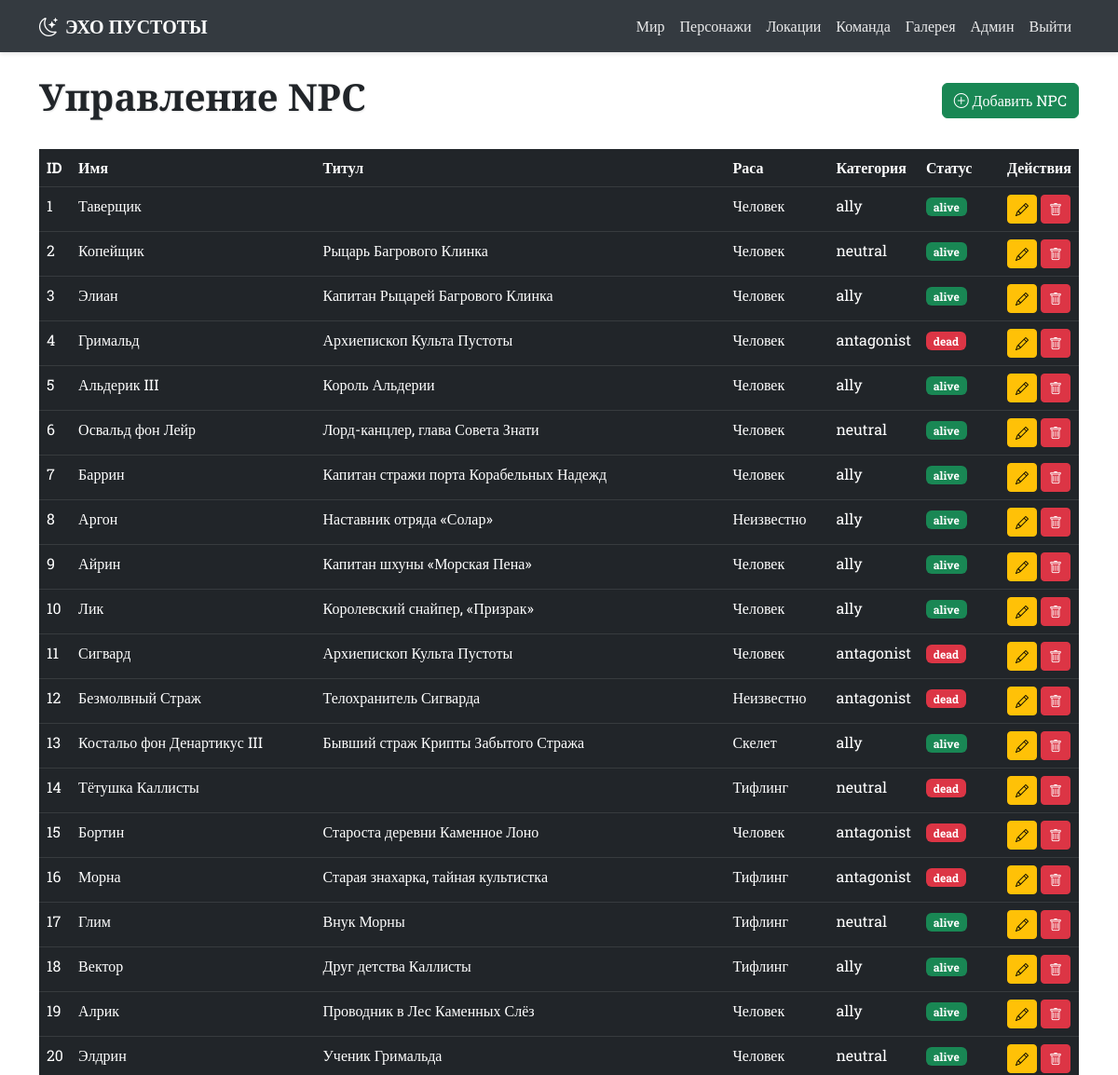
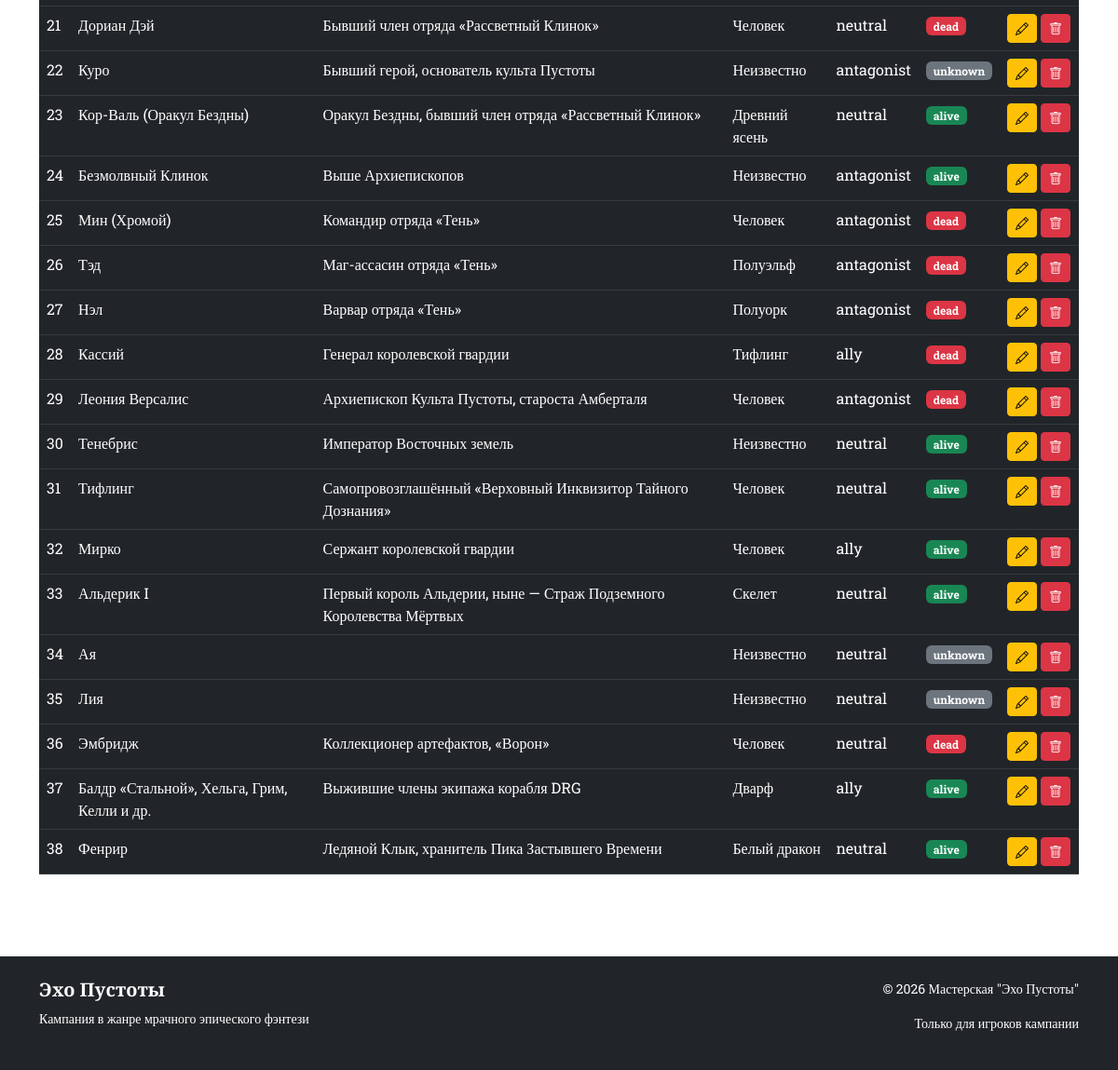
The app's page /admin/npcs (signed in) with its own data (2 pictures, top to bottom).
### app.py (models this page shows)
class NPC(db.Model):
    __tablename__ = 'npcs'
    id = db.Column(db.Integer, primary_key=True)
    name = db.Column(db.String(100), nullable=False)
    title = db.Column(db.String(200))
    race = db.Column(db.String(50))
    description = db.Column(db.Text)
    full_info = db.Column(db.Text)
    category = db.Column(db.String(50))
    status = db.Column(db.String(20))
    image_url = db.Column(db.String(300))
    importance = db.Column(db.Integer, default=1)
    portrait_url = db.Column(db.String(300), default='/static/images/placeholders/npc.jpg')

### app.py (the view)
@app.route('/admin/npcs')
@login_required
def admin_npcs():
    npcs = NPC.query.all()
    return render_template('admin/npcs.html', npcs=npcs)

### app.py (called while the page is built)
@login_manager.user_loader
def load_user(user_id):
    return User.query.get(int(user_id))

### templates/admin/npcs.html (shortened to what this page needs)
{% extends "base.html" %}
{% block content %}
<div class="d-flex justify-content-between align-items-center mb-4">
    <h1 class="cinzel text-shadow">Управление NPC</h1>
    <a href="{{ url_for('add_npc') }}" class="btn btn-success">
        <i class="bi bi-plus-circle"></i> Добавить NPC
    </a>
</div>
<div class="table-responsive">
    <table class="table table-dark table-hover">
        <thead>
            <tr>
                <th>ID</th>
                <th>Имя</th>
                <th>Титул</th>
                <th>Раса</th>
                <th>Категория</th>
                <th>Статус</th>
                <th>Действия</th>
            </tr>
        </thead>
        <tbody>
            {% for npc in npcs %}
            <tr>
                <td>{{ npc.id }}</td>
                <td>{{ npc.name }}</td>
                <td>{{ npc.title }}</td>
                <td>{{ npc.race }}</td>
                <td>{{ npc.category }}</td>
                <td>
                    <span class="badge {% if npc.status == 'alive' %}bg-success{% elif npc.status == 'dead' %}bg-danger{% else %}bg-secondary{% endif %}">
                        {{ npc.status }}
                    </span>
                </td>
                <td>
                    <a href="{{ url_for('edit_npc', id=npc.id) }}" class="btn btn-sm btn-warning">
                        <i class="bi bi-pencil"></i>
                    </a>
                    <a href="{{ url_for('delete_npc', id=npc.id) }}" class="btn btn-sm btn-danger"
                        onclick="return confirm('Удалить {{ npc.name }}?')">
                        <i class="bi bi-trash"></i>
                    </a>
                </td>
            </tr>
            {% endfor %}
        </tbody>
    </table>
</div>
{% endblock %}

### static/css/style.css (style rules this page uses)
:root { --primary-light: #ffffff; --secondary-light: #f8f9fa; --accent-red: #dc3545; --accent-purple: #6f42c1; --accent-gold: #ffc107; --accent-dark: #343a40; --text-dark: #212529; --text-light: #6c757d; }
body { background-color: var(--primary-light); color: var(--text-dark); font-family: 'Roboto Slab', serif; min-height: 100vh; display: flex; flex-direction: column; }
.cinzel { font-family: 'Cinzel', serif; font-weight: 700; }
.text-shadow { text-shadow: 1px 1px 2px rgba(0, 0, 0, 0.1); }
.table { background-color: white; color: var(--text-dark); }
.table-dark { background-color: var(--accent-dark); color: white; }

### records on screen
NPC: id "1", name "Таверщик", race "Человек", category "ally", status "alive"
NPC: id "2", name "Копейщик", title "Рыцарь Багрового Клинка", race "Человек", category "neutral", status "alive"
NPC: id "3", name "Элиан", title "Капитан Рыцарей Багрового Клинка", race "Человек", category "ally", status "alive"
NPC: id "4", name "Гримальд", title "Архиепископ Культа Пустоты", race "Человек", category "antagonist", status "dead"
NPC: id "5", name "Альдерик III", title "Король Альдерии", race "Человек", category "ally", status "alive"
NPC: id "6", name "Освальд фон Лейр", title "Лорд-канцлер, глава Совета Знати", race "Человек", category "neutral", status "alive"
NPC: id "7", name "Баррин", title "Капитан стражи порта Корабельных Надежд", race "Человек", category "ally", status "alive"
NPC: id "8", name "Аргон", title "Наставник отряда «Солар»", race "Неизвестно", category "ally", status "alive"
NPC: id "9", name "Айрин", title "Капитан шхуны «Морская Пена»", race "Человек", category "ally", status "alive"
NPC: id "10", name "Лик", title "Королевский снайпер, «Призрак»", race "Человек", category "ally", status "alive"
NPC: id "11", name "Сигвард", title "Архиепископ Культа Пустоты", race "Человек", category "antagonist", status "dead"
NPC: id "12", name "Безмолвный Страж", title "Телохранитель Сигварда", race "Неизвестно", category "antagonist", status "dead"
NPC: id "13", name "Костальо фон Денартикус III", title "Бывший страж Крипты Забытого Стража", race "Скелет", category "ally", status "alive"
NPC: id "14", name "Тётушка Каллисты", race "Тифлинг", category "neutral", status "dead"
NPC: id "15", name "Бортин", title "Староста деревни Каменное Лоно", race "Человек", category "antagonist", status "dead"
NPC: id "16", name "Морна", title "Старая знахарка, тайная культистка", race "Тифлинг", category "antagonist", status "dead"
NPC: id "17", name "Глим", title "Внук Морны", race "Тифлинг", category "neutral", status "alive"
NPC: id "18", name "Вектор", title "Друг детства Каллисты", race "Тифлинг", category "ally", status "alive"
NPC: id "19", name "Алрик", title "Проводник в Лес Каменных Слёз", race "Человек", category "ally", status "alive"
NPC: id "20", name "Элдрин", title "Ученик Гримальда", race "Человек", category "neutral", status "alive"
NPC: id "21", name "Дориан Дэй", title "Бывший член отряда «Рассветный Клинок»", race "Человек", category "neutral", status "dead"
NPC: id "22", name "Куро", title "Бывший герой, основатель культа Пустоты", race "Неизвестно", category "antagonist", status "unknown"
NPC: id "23", name "Кор-Валь (Оракул Бездны)", title "Оракул Бездны, бывший член отряда «Рассветный Клинок»", race "Древний ясень", category "neutral", status "alive"
NPC: id "24", name "Безмолвный Клинок", title "Выше Архиепископов", race "Неизвестно", category "antagonist", status "alive"
NPC: id "25", name "Мин (Хромой)", title "Командир отряда «Тень»", race "Человек", category "antagonist", status "dead"
NPC: id "26", name "Тэд", title "Маг-ассасин отряда «Тень»", race "Полуэльф", category "antagonist", status "dead"
NPC: id "27", name "Нэл", title "Варвар отряда «Тень»", race "Полуорк", category "antagonist", status "dead"
NPC: id "28", name "Кассий", title "Генерал королевской гвардии", race "Тифлинг", category "ally", status "dead"
NPC: id "29", name "Леония Версалис", title "Архиепископ Культа Пустоты, староста Амберталя", race "Человек", category "antagonist", status "dead"
NPC: id "30", name "Тенебрис", title "Император Восточных земель", race "Неизвестно", category "neutral", status "alive"
NPC: id "31", name "Тифлинг", title "Самопровозглашённый «Верховный Инквизитор Тайного Дознания»", race "Человек", category "neutral", status "alive"
NPC: id "32", name "Мирко", title "Сержант королевской гвардии", race "Человек", category "ally", status "alive"
NPC: id "33", name "Альдерик I", title "Первый король Альдерии, ныне — Страж Подземного Королевства Мёртвых", race "Скелет", category "neutral", status "alive"
NPC: id "34", name "Ая", race "Неизвестно", category "neutral", status "unknown"
NPC: id "35", name "Лия", race "Неизвестно", category "neutral", status "unknown"
NPC: id "36", name "Эмбридж", title "Коллекционер артефактов, «Ворон»", race "Человек", category "neutral", status "dead"
NPC: id "37", name "Балдр «Стальной», Хельга, Грим, Келли и др.", title "Выжившие члены экипажа корабля DRG", race "Дварф", category "ally", status "alive"
NPC: id "38", name "Фенрир", title "Ледяной Клык, хранитель Пика Застывшего Времени", race "Белый дракон", category "neutral", status "alive"
